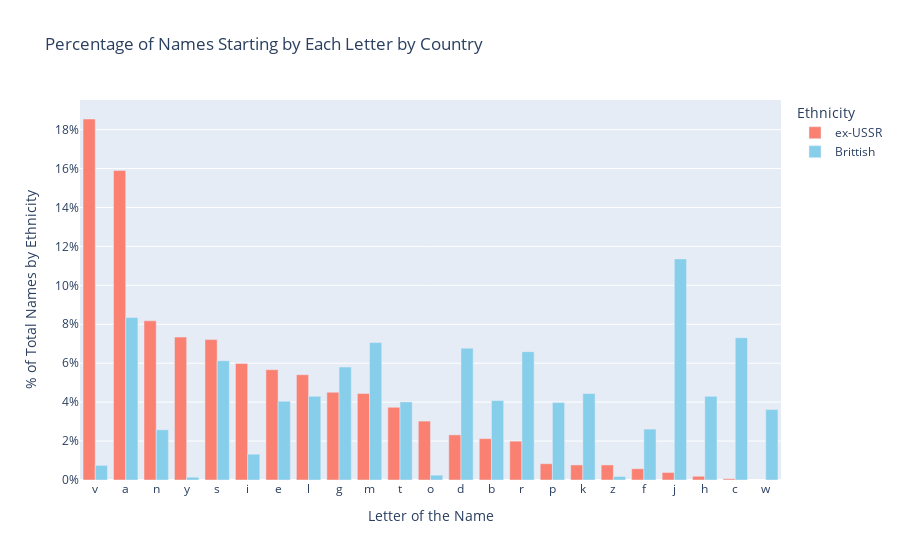
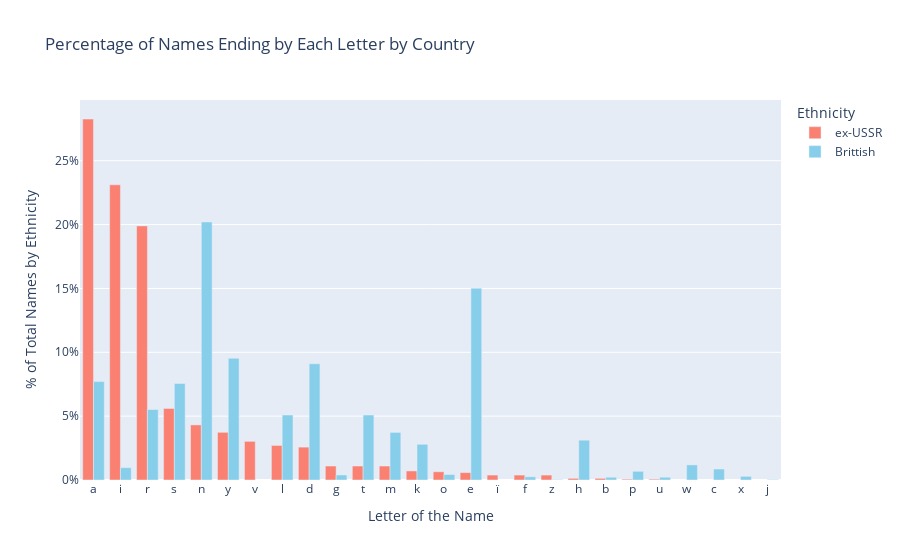

The notebook cell these images were saved under, in order:
### Code cell
def create_letter_count_df(df, letter_position):

    df_letter = df.copy()
    df_letter['letter'] = df_letter['Name'].apply(lambda name: name[letter_position].lower())
    
    letter_counts_H = df_letter[df_letter['Country'] == 'ex-USSR']['letter'].value_counts()
    letter_counts_F = df_letter[df_letter['Country'] == 'British']['letter'].value_counts()

    male_count = df_letter[df_letter['Country'] == 'ex-USSR'].shape[0]
    female_count = df_letter[df_letter['Country'] == 'British'].shape[0]
    letter_counts_H_percentage = letter_counts_H / male_count*100
    letter_counts_F_percentage = letter_counts_F / female_count*100
    letter_counts = pd.concat([letter_counts_H_percentage, letter_counts_F_percentage], axis=1)
    letter_counts.columns = ['letter_men', 'letter_women']
    letter_counts = letter_counts.head(26)  # Limit to top 26 letters

    top_letter_names = (
        df_letter.groupby(['letter', 'Country'])['Name']
        .apply(lambda x: x.value_counts().head(3).index.tolist())
        .unstack(fill_value=[])
    )

    return letter_counts, top_letter_names

def plot_letter_name_percentage(df, letter_position, comparison):

    letter_counts, top_letter_names = create_letter_count_df(df, letter_position)

    if letter_position == 0:
        title = f'Percentage of Names Starting by Each Letter by {comparison}'
    else:
        title = f'Percentage of Names Ending by Each Letter by {comparison}'

    fig = go.Figure()

    fig.add_trace(go.Bar(
        x=letter_counts.index,
        y=letter_counts['letter_men'],
        name='ex-USSR',
        marker_color='salmon',
        hovertext=[f"Top names: {', '.join(top_letter_names.loc[letter, 'ex-USSR'])}" if 'ex-USSR' in top_letter_names.columns else "" for letter in letter_counts.index],
        hoverinfo="text"
    ))

    fig.add_trace(go.Bar(
        x=letter_counts.index,
        y=letter_counts['letter_women'],
        name='Brittish',
        marker_color='skyblue',
        hovertext=[f"Top names: {', '.join(top_letter_names.loc[letter, 'British'])}" if 'British' in top_letter_names.columns else "" for letter in letter_counts.index],
        hoverinfo="text"
    ))

    fig.update_layout(
        title=title,
        xaxis_title='Letter of the Name',
        yaxis_title='% of Total Names by Ethnicity',
        barmode='group',
        yaxis=dict(ticksuffix='%'),
        legend_title="Ethnicity"
    )

    fig.show()

plot_letter_name_percentage(df_ethnicity_f, 0, comparison='Country')
plot_letter_name_percentage(df_ethnicity_f, -1, comparison='Country')

### Figure 1 — Plotly figure (JSON) as saved in the notebook; plotly's stock layout.template omitted (floating-point values rounded to 4 significant figures)
{"data": [{"hoverinfo": "text", "hovertext": ["Top names: Vladimir, Viktor, Valeri", "Top names: Aleksandr, Anatoli, Aleksei", "Top names: Nikolai, Natalia, Natalya", "Top names: Yuri, Yevgeni, Yulia", "Top names: Sergei, Svetlana, Serguei", "Top names: Igor, Irina, Ivan", "Top names: Elena, Evgeni, Ekaterina", "Top names: Leonid, Lyudmila, Liudmila", "Top names: Galina, Gennadi, Georgi", "Top names: Mikhail, Marina, Maria", "Top names: Tatiana, Tatyana, Tamara", "Top names: Olga, Oleg, Oksana", "Top names: Dmitri, David, Denis", "Top names: Boris, Bruno, Birute", "Top names: Rostislav, Rudolf, Raimundas", "Top names: Pavel, Pyotr, Parnaos", "Top names: Konstantin, Klavdiya, Kamandar", "Top names: Zinaida, Zoya, Zenon", "Top names: Fiodor, Fyodor, Fedor", "Top names: Justinas, Juris, Jouri", "Top names: Harry, Heino, Helmuts", "Top names: Chasame", "Top names: "], "marker": {"color": "salmon"}, "name": "ex-USSR", "type": "bar", "x": ["v", "a", "n", "y", "s", "i", "e", "l", "g", "m", "t", "o", "d", "b", "r", "p", "k", "z", "f", "j", "h", "c", "w"], "y": [18.54, 15.9, 8.178, 7.341, 7.212, 5.988, 5.666, 5.409, 4.507, 4.443, 3.735, 3.026, 2.318, 2.125, 1.996, 0.8371, 0.7727, 0.7727, 0.5795, 0.3863, 0.1932, 0.06439, null]}, {"hoverinfo": "text", "hovertext": ["Top names: Victoria, Valerie, Virginia", "Top names: Arthur, Andrew, Anthony", "Top names: Norman, Neil, Nathan", "Top names: Yvette, Yolane, Yvonne", "Top names: Stephen, Steven, Simon", "Top names: Ian, Irene, Isabelle", "Top names: Edward, Eric, Ernest", "Top names: Lisa, Laura, Leonard", "Top names: George, Gordon, Gary", "Top names: Michael, Mark, Michelle", "Top names: Thomas, Terence, Tim", "Top names: Olivia, Olivier, Oswald", "Top names: David, Donald, Daniel", "Top names: Brian, Brett, Ben", "Top names: Robert, Richard, Ryan", "Top names: Peter, Paul, Philip", "Top names: Kevin, Karen, Kenneth", "Top names: Zach, Zara, Zac", "Top names: Frederick, Frank, Fred", "Top names: John, James, Joseph", "Top names: Henry, Harold, Harry", "Top names: Charles, Christopher, Chris", "Top names: William, Walter, Wendy"], "marker": {"color": "skyblue"}, "name": "Brittish", "type": "bar", "x": ["v", "a", "n", "y", "s", "i", "e", "l", "g", "m", "t", "o", "d", "b", "r", "p", "k", "z", "f", "j", "h", "c", "w"], "y": [0.7524, 8.348, 2.58, 0.1433, 6.127, 1.326, 4.049, 4.3, 5.804, 7.058, 4.013, 0.2508, 6.772, 4.085, 6.593, 3.977, 4.443, 0.1791, 2.616, 11.36, 4.3, 7.309, 3.619]}], "layout": {"barmode": "group", "legend": {"title": {"text": "Ethnicity"}}, "title": {"text": "Percentage of Names Starting by Each Letter by Country"}, "xaxis": {"title": {"text": "Letter of the Name"}}, "yaxis": {"ticksuffix": "%", "title": {"text": "% of Total Names by Ethnicity"}}}}

### Figure 2 — Plotly figure (JSON) as saved in the notebook; plotly's stock layout.template omitted (floating-point values rounded to 4 significant figures)
{"data": [{"hoverinfo": "text", "hovertext": ["Top names: Elena, Olga, Tatiana", "Top names: Yuri, Sergei, Anatoli", "Top names: Vladimir, Aleksandr, Viktor", "Top names: Boris, Ionas, Denis", "Top names: Ivan, Valentin, Arsen", "Top names: Nikolay, Valery, Sergey", "Top names: Vyacheslav, Viacheslav, Stanislav", "Top names: Mikhail, Pavel, Shamil", "Top names: Leonid, David, Eduard", "Top names: Oleg, Vakhtang, Alimbeg", "Top names: Albert, Farit, Mait", "Top names: Vadim, Trofim, Naum", "Top names: Yaak, Mark, Yurik", "Top names: Bruno, Dito, Keto", "Top names: Alexandre, Birute, Chasame", "Top names: Nikolaï", "Top names: Iosif, Rudolf, Iossif", "Top names: Tengiz, Revaz, Murtaz", "Top names: Genrikh, Zhorzh", "Top names: Gleb, Zurab", "Top names: Filip", "Top names: Tonu", "Top names: ", "Top names: ", "Top names: ", "Top names: "], "marker": {"color": "salmon"}, "name": "ex-USSR", "type": "bar", "x": ["a", "i", "r", "s", "n", "y", "v", "l", "d", "g", "t", "m", "k", "o", "e", "ï", "f", "z", "h", "b", "p", "u", "w", "c", "x", "j"], "y": [28.27, 23.12, 19.9, 5.602, 4.314, 3.735, 3.026, 2.704, 2.576, 1.095, 1.095, 1.095, 0.7083, 0.6439, 0.5795, 0.3863, 0.3863, 0.3863, 0.1288, 0.1288, 0.06439, 0.06439, null, null, null, null]}, {"hoverinfo": "text", "hovertext": ["Top names: Angela, Lisa, Rebecca", "Top names: Lori, Kerri, Shani", "Top names: Arthur, Peter, Christopher", "Top names: Charles, James, Thomas", "Top names: John, Stephen, Ian", "Top names: Henry, Anthony, Harry", "Top names: ", "Top names: Michael, Paul, Daniel", "Top names: David, Richard, Edward", "Top names: Craig, Greg, Irving", "Top names: Robert, Albert, Ernest", "Top names: William, Graham, Tim", "Top names: Frederick, Frank, Mark", "Top names: Angelo, Jo, Apolo", "Top names: George, Michelle, Mike", "Top names: ", "Top names: Jeff, Geoff, Duff", "Top names: Liz", "Top names: Kenneth, Joseph, Sarah", "Top names: Rob, Jacob", "Top names: Philip, Phillip, Philipp", "Top names: Mathieu, Montagu, Beau", "Top names: Andrew, Matthew, Mathew", "Top names: Eric, Marc, Mac", "Top names: Alex, Beatrix, Max", "Top names: Raj"], "marker": {"color": "skyblue"}, "name": "Brittish", "type": "bar", "x": ["a", "i", "r", "s", "n", "y", "v", "l", "d", "g", "t", "m", "k", "o", "e", "ï", "f", "z", "h", "b", "p", "u", "w", "c", "x", "j"], "y": [7.703, 0.9674, 5.518, 7.56, 20.21, 9.531, null, 5.088, 9.101, 0.3941, 5.088, 3.726, 2.795, 0.43, 15.01, null, 0.2508, 0.03583, 3.117, 0.215, 0.6808, 0.215, 1.182, 0.8599, 0.2866, 0.03583]}], "layout": {"barmode": "group", "legend": {"title": {"text": "Ethnicity"}}, "title": {"text": "Percentage of Names Ending by Each Letter by Country"}, "xaxis": {"title": {"text": "Letter of the Name"}}, "yaxis": {"ticksuffix": "%", "title": {"text": "% of Total Names by Ethnicity"}}}}
